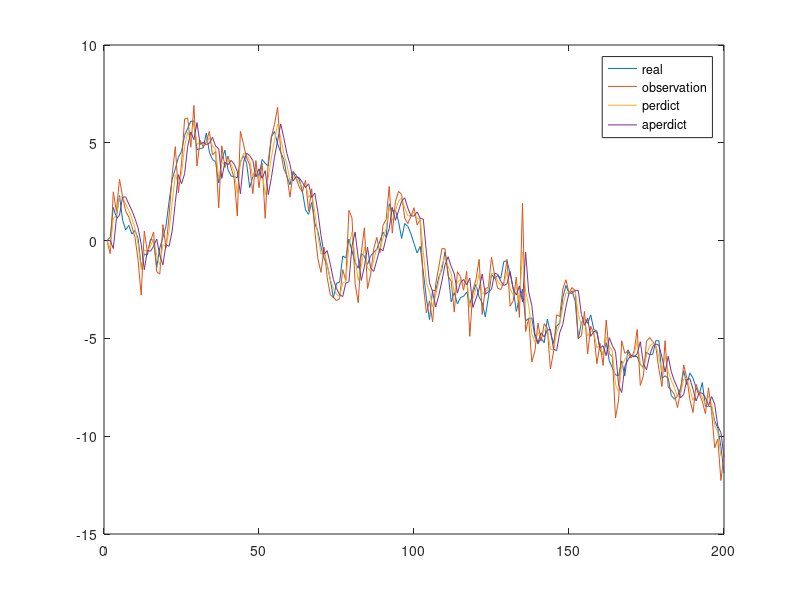
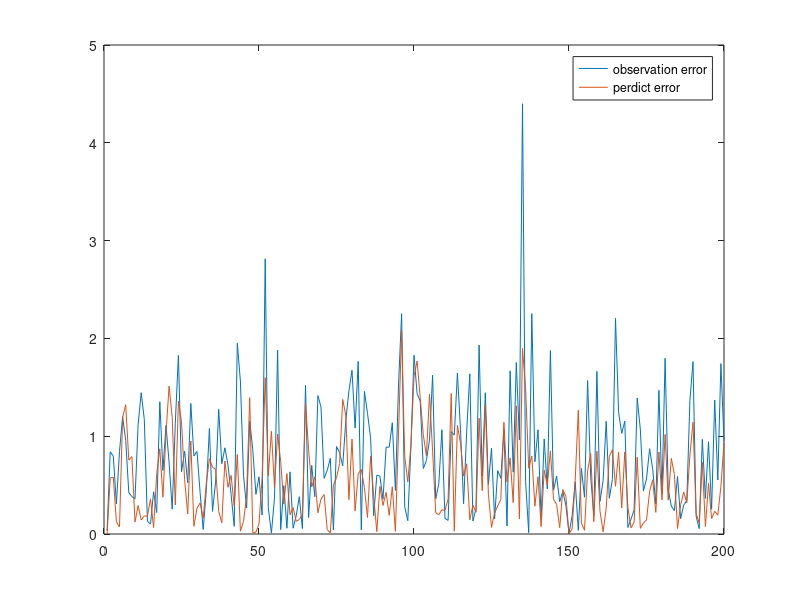

Source code (MATLAB) for these figures, in order:
clear;
close all;
epoch = 200;
dt = 0.01;
accelrate = 0;
velocity = 1;
position = 0;
F = [1 dt (dt^2)/2; 0 1 dt; 0 0 1];
H = [1 0 0];

P = [0.5 0 0;0 0.1 0;0 0 0];
Q = 1;

state = zeros(3,epoch);
obser = zeros(1,epoch);
X = zeros(3,epoch);

Xa = zeros(3,epoch);
Xa(:,1) = [0 0 0];

R = eye(3);

Ra = eye(3);

state(1,1) = position;
state(2,1) = velocity;
state(3,1) = accelrate;
obser(1) = position + sqrt(Q)*randn;



for i=2:epoch
    state(:,i) = F*state(:,i-1);
    state(1,i) = state(1,i) + sqrt(P(1,1))*randn;
    state(2,i) = state(2,i) + sqrt(P(2,2))*randn;
    state(3,i) = state(3,i) + sqrt(P(3,3))*randn;
    obser(i) = H*state(:,i) + sqrt(Q)*randn;
end

for i=2:epoch
    Xa(:,i) = F*X(:,i-1);
    Ra = F*R*F'+P;
    G = Ra*H'/(H*Ra*H'+Q);
    X(:,i) = X(:,i-1) + G*(obser(i)-H*Xa(:,i));
    R = (eye(3)-G*H)*Ra;
end


% subplot(311)
figure
plot(state(1,:))
hold on
% subplot(312)
plot(obser)
% subplot(313)
plot(X(1,:))
plot(Xa(1,:))
legend('real','observation','perdict','aperdict')
hold off

figure
plot(abs(state(1,:)-obser))
hold on
plot(abs(state(1,:)-X(1,:)))
legend('observation error','perdict error')